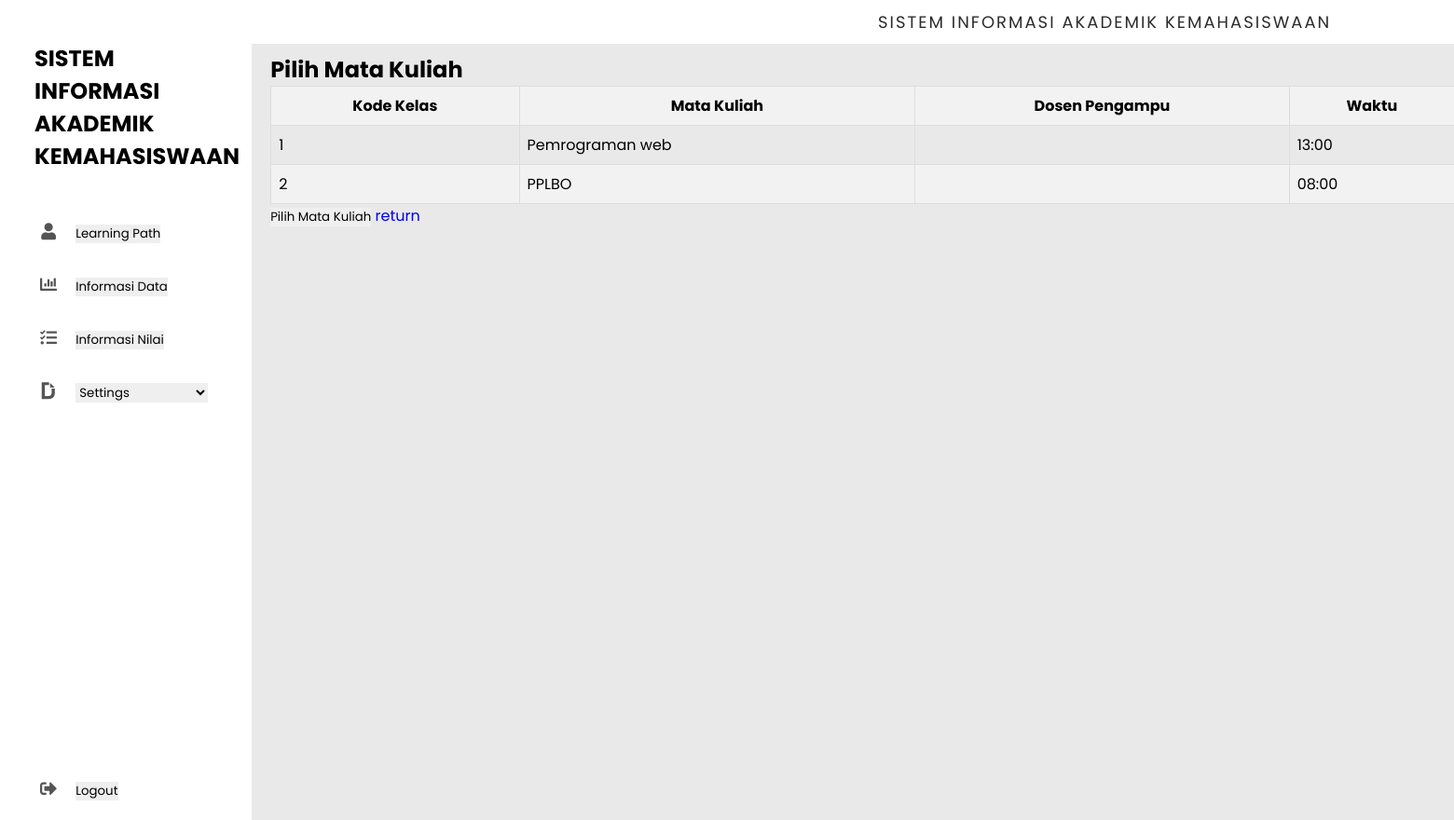
Screenshot of /model/view/pilih_mk.php (signed in) with the database file from the repository.
### tables this page shows
CREATE TABLE `kelas` (
  `kode_kelas` varchar(4) NOT NULL,
  `mata_kuliah` varchar(20) NOT NULL,
  `waktu` varchar(7) NOT NULL,
  `ruangan` varchar(6) NOT NULL,
  `tipe` varchar(20) NOT NULL,
  `nip` int(11) NOT NULL
);

### core/database.php (called while the page is built, shortened)
<?php
class Database{
	private $host = 'localhost';
	private $user = 'root';
	private $pass = '';
	private $db_name = 'mahasiswa';
	private $dbh;
	private $stmt;
	public function __construct(){
		$dsn = 'mysql:host=' . $this->host . '; dbname=' . $this->db_name . '';
		$option = [
			PDO::ATTR_PERSISTENT => true,
			PDO::ATTR_ERRMODE => PDO::ERRMODE_EXCEPTION
		];
		try{
			$this->dbh = new PDO($dsn, $this->user, $this->pass, $option);
		} catch(PDOException $e){
			die($e->getMessage());
		}
	}
	public function query($query){
		$this->stmt = $this->dbh->prepare($query);
	}
	public function execute(){
		$this->stmt->execute();
	}
	public function resultSet(){
		$this->execute();
		return $this->stmt->fetchAll(PDO::FETCH_ASSOC);
	}
}

### model/matakuliah-model.php (called while the page is built, shortened)
<?php
class Matakuliah_model extends Database {
    private $table = 'kelas';
    public function getAllKelas(){
        $this->query('SELECT * FROM '. $this->table );
        return $this->resultSet();
    }
}
?>

### model/view/pilih_mk.php (the view, shortened to what this page needs)
<?php
$controller = new Matakuliah_model();
$controller->checkLoginSession();
$kelas = $controller->getAllKelas();
?>
<!DOCTYPE html>
<html lang="en">
<head>
<link rel="stylesheet" href="https://cdnjs.cloudflare.com/ajax/libs/font-awesome/5.15.4/css/all.min.css" />
</head>
<body>
<div class="container">
        <nav>
          <div class="navbar">
            <div class="logo">
              <h1>SISTEM INFORMASI AKADEMIK KEMAHASISWAAN</h1>
            </div>
            <ul>
              <li><a href="#">
                <i class="fas fa-user"></i>
                <button id="mata_kuliah" class="nav-item">Learning Path</button>
              </a>
              </li>
              <li><a href="#">
                <i class="fas fa-chart-bar"></i>
                <button id="mahasiswaBtn">Informasi Data</button>
              </a>
              </li>
              <li><a href="#">
                <i class="fas fa-tasks"></i>
                <button id="nilaiBtn" class="nav-item">Informasi Nilai</button>
              </a>
              </li>
              <li><a href="#">
                <i class="fab fa-dochub"></i>
                <select id="settingsDropdown" class="nav-item">
                    <option selected disabled>Settings</option>
                </select>
              </a>
              </li>
              <li><a href="#" class="logout">
                <i class="fas fa-sign-out-alt"></i>
                <button id="logoutBtn" class="nav-item">Logout</button>
              </a>
              </li>
            </ul>
          </div>
        </nav>
        <section class="main">
          <div class="main-top">
            <p>SISTEM INFORMASI AKADEMIK KEMAHASISWAAN</p>
          </div>
          <div class="main-body">
          <table class="table">
          <h2>Pilih Mata Kuliah</h2>
<form action="../Matakuliah_controller/pilih_mk_contr" method="POST">
<table>
    <thead>
        <tr>
            <th>Kode Kelas</th>
            <th>Mata Kuliah</th>
            <th>Dosen Pengampu</th>
            <th>Waktu</th>
        </tr>
    </thead>
    <tbody>
        <?php foreach ($kelas as $row): ?>
                <tr>
                    <td><?= $row['kode_kelas'] ?></td>
                    <td><?= $row['mata_kuliah'] ?></td>
                    <td><?= $row['dosen'] ?></td>
                    <td><?= $row['waktu'] ?></td>
                </tr>
            <?php endforeach; ?>
        </tbody>
    </table>
    <input type="submit" name="submit" value="Pilih Mata Kuliah">
    </form>
    <a href="mata_kuliah.php"> return</a>
</body>
</html>

### model/view/pilih_mk.php (style rules this page uses)
body { font-family: Arial, sans-serif; }
table { width: 100%; border-collapse: collapse; }
table, th, td { border: 1px solid #ddd; padding: 8px; }
th { background-color: #f2f2f2; }
tr:nth-child(even) { background-color: #f2f2f2; }
* { margin: 0; padding: 0; outline: none; border: none; text-decoration: none; list-style: none; box-sizing: border-box; font-family: "Poppins", sans-serif; }
body { background: rgb(233, 233, 233); }
.container { display: flex; width: 2100px; margin: auto; }
nav { position: sticky; top: 0; left: 0; bottom: 0; width: 310px; height: 110vh; background: #fff; }
.navbar { width: 80%; margin: 0 auto; }
table { width: 1400px; padding: 2rem; justify-content: center; align-items: center; }
ul { margin: 0 auto; padding-top: 2rem; }
li { padding-bottom: 2rem; }
li a { font-size: 16px; color: rgb(85, 83, 83); }
nav i { width: 50px; font-size: 18px; text-align: center; }
.logout { position: absolute; bottom: 20px; }
.main { width: 100%; }
.main-top { width: 100%; background: #fff; padding: 10px; text-align: center; font-size: 18px; letter-spacing: 2px; text-transform: uppercase; color: rgb(43, 43, 43); }
.main-body { padding: 10px 10px 10px 20px; justify-content: center; align-items: center; }
h1 { margin: 20px 10px; }

### rows the page displays
kelas: kode_kelas "1", mata_kuliah "Pemrograman web", waktu "13:00"
kelas: kode_kelas "2", mata_kuliah "PPLBO", waktu "08:00"
